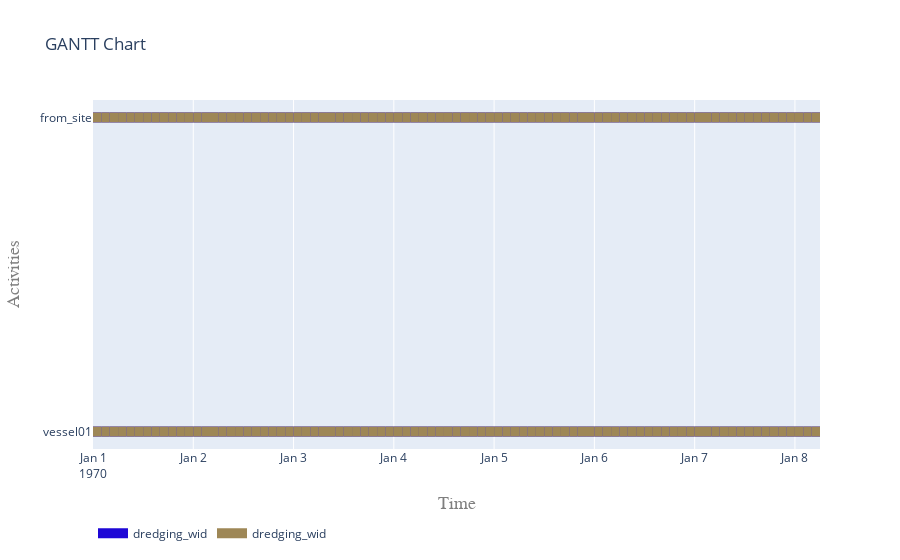

Notebook source saved alongside this figure:
### Markdown cell above
##### 5.5. Visualise gantt chart

### Code cell
plot.get_gantt_chart([vessel01, from_site],id_map=[while_activity, *sub_processes])

### Figure 1 — Plotly figure (JSON) as saved in the notebook; plotly's stock layout.template omitted (floating-point values rounded to 4 significant figures; data arrays with more than 128 entries replaced by an {"elided": "..."} marker saying what was removed)
{"data": [{"connectgaps": false, "hoverinfo": "y+name", "line": {"color": "rgb(30,7,214)", "width": 10}, "mode": "lines", "name": "dredging_wid", "type": "scatter", "x": {"elided": "870 str values"}, "y": {"elided": "870 str values"}}, {"connectgaps": false, "hoverinfo": "y+name", "line": {"color": "rgb(158,135,86)", "width": 10}, "mode": "lines", "name": "dredging_wid", "type": "scatter", "x": {"elided": "870 str values"}, "y": {"elided": "870 str values"}}], "layout": {"hovermode": "closest", "legend": {"orientation": "h", "x": 0, "y": -0.2}, "title": {"text": "GANTT Chart"}, "xaxis": {"range": ["1970-01-01T00:00:00", "1970-01-08T06:00:00"], "title": {"font": {"color": "#7f7f7f", "family": "Courier New, monospace", "size": 18}, "text": "Time"}}, "yaxis": {"title": {"font": {"color": "#7f7f7f", "family": "Courier New, monospace", "size": 18}, "text": "Activities"}}}}
